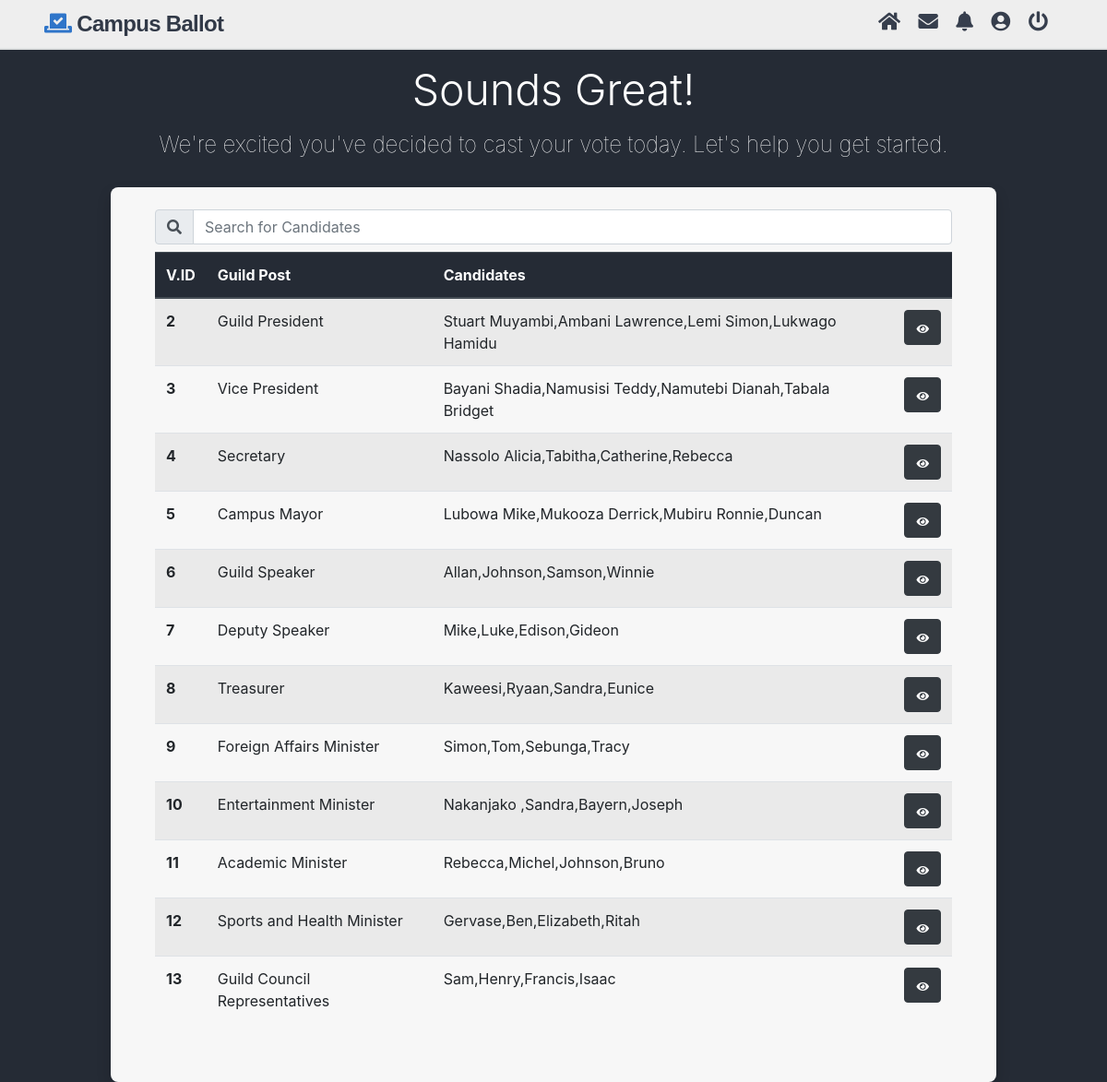
The page /vote.php (signed in) on the database its author committed.
### tables this page shows
CREATE TABLE IF NOT EXISTS `polls` (
  `id` int(11) NOT NULL AUTO_INCREMENT,
  `title` text NOT NULL,
  `desc` text NOT NULL,
  PRIMARY KEY (`id`)
);

### vote.php (the view, shortened to what this page needs)
<?php
    $pdo = pdo_connect_mysql();
    $stmt = $pdo->query('SELECT p.*, GROUP_CONCAT(pa.title ORDER BY pa.id) AS answers FROM polls p LEFT JOIN poll_answers pa ON pa.poll_id = p.id GROUP BY p.id');
    $polls = $stmt->fetchAll(PDO::FETCH_ASSOC);
?>
<?php include("includes/header.php"); ?>
    <div class="main-body">
    <h1 class="display-4 mt-3">Sounds Great!</h1>
    <p class="index-slogan mt-2 mb-4">We're excited you've decided to cast your vote today. Let's help you get started.</p>
        <section class="thumbs-container shadow mt-4 pt-4 pl-5 pr-5 pb-5">
            <div class="input-group mb-2 mr-sm-2">
                <div class="input-group-prepend">
                    <div class="input-group-text"><i class="fas fa-search"></i></div>
                </div>
                <input type="text" class="form-control" id="myInput" onkeyup="myFunction()" placeholder="Search for Candidates">
            </div>
        <table class="table table-striped" id="myTable">
            <thead class="thead-dark">
                <tr>
                <th scope="col">V.ID</th>
                <th scope="col">Guild Post</th>
                <th scope="col">Candidates</th>
                <th scope="col"></th>
                </tr>
            </thead>
            <tbody>
            <?php foreach ($polls as $poll): ?>
            <tr>
                <th scope="row"><?=$poll['id']?></th>
                <td><?=$poll['title']?></td>
				<td><?=$poll['answers']?></td>
                <td class="actions">
					<a href="vote.php?id=<?=$poll['id']?>" class="btn btn-dark" title="View Poll"><i class="fas fa-eye fa-xs"></i></a>
                </td>
            </tr>
            <?php endforeach; ?>
            </tbody>
            </table>
        </section>
    </div>
<?php include("includes/footer.php"); ?>

### includes/header.php (shortened to what this page needs)
<!DOCTYPE html>
<html lang="en">
<head>
    <link rel="stylesheet" href="css/all.min.css">
    <link rel="stylesheet" href="css/main.min.css">
    <link rel="stylesheet" href="css/bootstrap.css">
</head>
<body class="index-body">
    <nav class="dash-nav">
        <div class="dash-section-1">
            <h2 class="dash-logo"><a href="index.php"> <i class="fas fa-vote-yea"></i> Campus Ballot</a></h2>
        </div>
        <div class="dash-section-2 nav-icons">
            <ul>
                <li><a href="index.php" title="home"><i class="fas fa-home fa-lg icon"></i></a></li>
                <li><a href="#" title="Messages"><i class="fas fa-envelope fa-lg icon"></i></a></li>
                <li><a href="#" title="Notifications"><i class="fas fa-bell fa-lg icon"></i></a></li>
                <li><a href="#" title="Profile"><i class="fas fa-user-circle fa-lg icon"></i></a></li>
                <li>
                    <?php  if(isset($_SESSION['user'])) : ?>
                        <a href="index.php?logout='1'" title="Logout">
                            <i class="fas fa-power-off fa-lg icon-logout"> </i>
                        </a>
                    <?php  endif ?>
                </li>
            </ul>
        </div>
    </nav>

### includes/footer.php (shortened to what this page needs)
</body>
</html>

### rows shown on the page
polls: id "2", title "Guild President", answers "Stuart Muyambi,Ambani Lawrence,Lemi Simon,Lukwago Hamidu"
polls: id "3", title "Vice President", answers "Bayani Shadia,Namusisi Teddy,Namutebi Dianah,Tabala Bridget"
polls: id "4", title "Secretary", answers "Nassolo Alicia,Tabitha,Catherine,Rebecca"
polls: id "5", title "Campus Mayor", answers "Lubowa Mike,Mukooza Derrick,Mubiru Ronnie,Duncan"
polls: id "6", title "Guild Speaker", answers "Allan,Johnson,Samson,Winnie"
polls: id "7", title "Deputy Speaker", answers "Mike,Luke,Edison,Gideon"
polls: id "8", title "Treasurer", answers "Kaweesi,Ryaan,Sandra,Eunice"
polls: id "9", title "Foreign Affairs Minister", answers "Simon,Tom,Sebunga,Tracy"
polls: id "10", title "Entertainment Minister", answers "Nakanjako ,Sandra,Bayern,Joseph"
polls: id "11", title "Academic Minister", answers "Rebecca,Michel,Johnson,Bruno"
polls: id "12", title "Sports and Health Minister", answers "Gervase,Ben,Elizabeth,Ritah"
polls: id "13", title "Guild Council Representatives", answers "Sam,Henry,Francis,Isaac"
